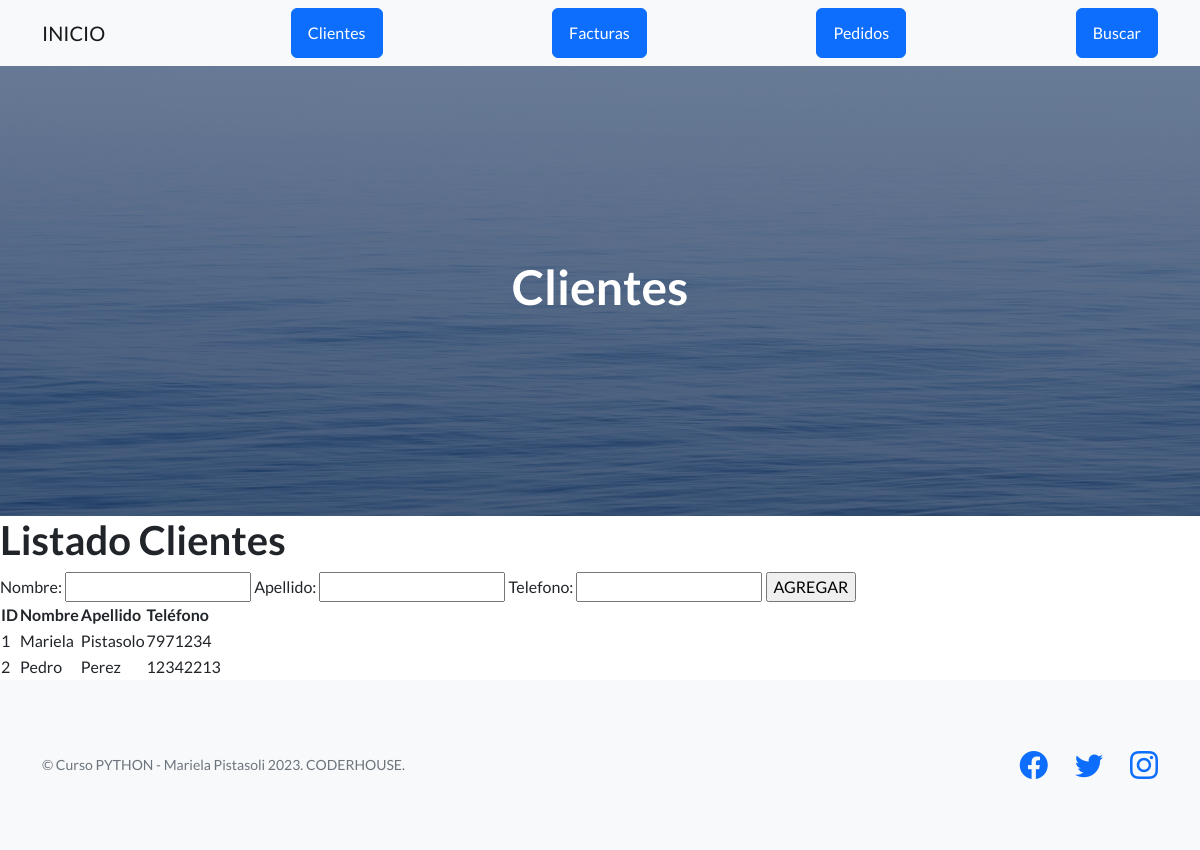
The page /AppMVT/cliente/ on the database as committed earlier.
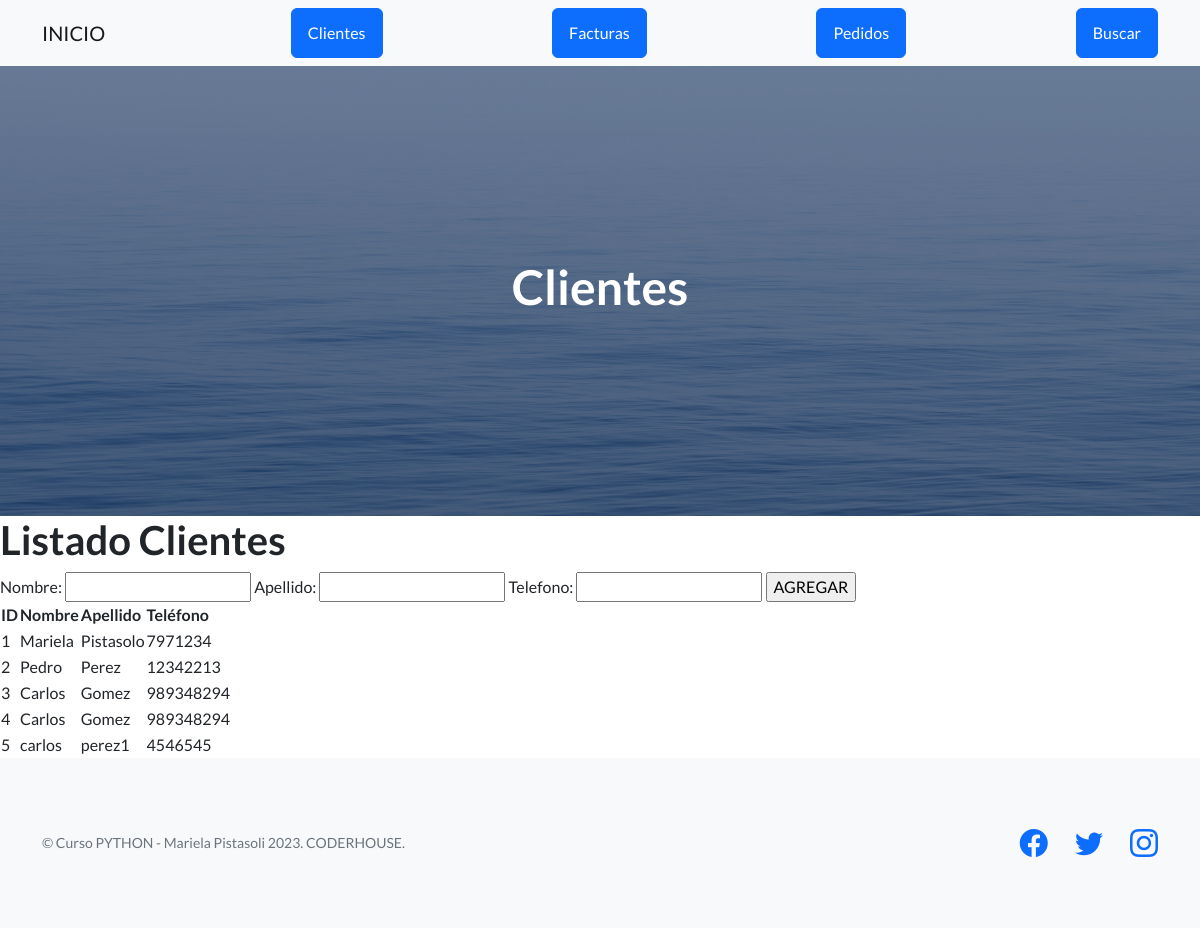
The same page on the database as committed later.
### AppMVT/models.py (models this page shows, shortened)
class Cliente(models.Model):
    nombre=models.CharField(max_length=50)
    apellido=models.CharField(max_length=50)
    telefono=models.IntegerField()

### AppMVT/views.py (the view)
# urls.py: path('cliente/', clientes, name="clientes"),
def clientes(request):
    if request.method == "POST":
        form = ClienteForm(request.POST)
        if form.is_valid():
            cliente = Cliente()
            cliente.nombre = form.cleaned_data["nombre"]
            cliente.apellido = form.cleaned_data["apellido"]
            cliente.telefono = form.cleaned_data["telefono"]
            cliente.save()
    else:
       form = ClienteForm()
    clientes = Cliente.objects.all()
    context= {"clientes": clientes, "form": form}
    return render(request, ("AppMVT/cliente.html"), context)

### AppMVT/forms.py
class ClienteForm(forms.Form):
    nombre=forms.CharField(max_length=50)
    apellido=forms.CharField(max_length=50)
    telefono=forms.IntegerField()

### AppMVT/templates/AppMVT/cliente.html (shortened to what this page needs)
{% extends "AppMVT/padre.html" %}
{% load static %}
{% block titulo %}
    <h1>Clientes</h1>
{% endblock %}
{% block formulario_titulo %}
<h1>Listado Clientes</h1>
<form action="" method="POST">
    {{ form }}
    <input type="submit" value="AGREGAR">
</form>
<table>
    <thead>
        <tr>
            <th>ID</th>
            <th>Nombre</th>
            <th>Apellido</th>
            <th>Teléfono</th>
        </tr>
    </thead>
    <tbody>
        {% for cliente in clientes %}
        <tr>
            <td>
                {{ cliente.id }}
            </td>
            <td>
                {{ cliente.nombre }}
            </td>
            <td>
                {{ cliente.apellido }}
            </td>
            <td>
                {{ cliente.telefono }}
            </td>
        </tr>
        {% endfor %}
    </tbody>
</table>
{% endblock %}

Rows that differ between the two databases and show on the page:
added Cliente: id "3", nombre "Carlos", apellido "Gomez", telefono "989348294"
added Cliente: id "4", nombre "Carlos", apellido "Gomez", telefono "989348294"
added Cliente: id "5", nombre "carlos", apellido "perez1", telefono "4546545"
